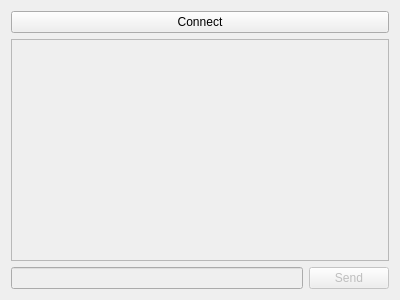
<?xml version="1.0" encoding="UTF-8"?>
<ui version="4.0">
 <class>ChatWindow</class>
 <widget class="QWidget" name="ChatWindow">
  <property name="geometry">
   <rect>
    <x>0</x>
    <y>0</y>
    <width>400</width>
    <height>300</height>
   </rect>
  </property>
  <property name="windowTitle">
   <string>QtMessenger</string>
  </property>
  <layout class="QGridLayout" name="gridLayout">
   <item row="0" column="0" colspan="2">
    <widget class="QPushButton" name="connectButton">
     <property name="text">
      <string>Connect</string>
     </property>
    </widget>
   </item>
   <item row="1" column="0" colspan="2">
    <widget class="QListView" name="chatView">
     <property name="enabled">
      <bool>false</bool>
     </property>
     <property name="editTriggers">
      <set>QAbstractItemView::NoEditTriggers</set>
     </property>
    </widget>
   </item>
   <item row="2" column="0">
    <widget class="QLineEdit" name="messageEdit">
     <property name="enabled">
      <bool>false</bool>
     </property>
    </widget>
   </item>
   <item row="2" column="1">
    <widget class="QPushButton" name="sendButton">
     <property name="enabled">
      <bool>false</bool>
     </property>
     <property name="text">
      <string>Send</string>
     </property>
     <property name="default">
      <bool>true</bool>
     </property>
    </widget>
   </item>
  </layout>
 </widget>
 <resources/>
 <connections/>
</ui>
